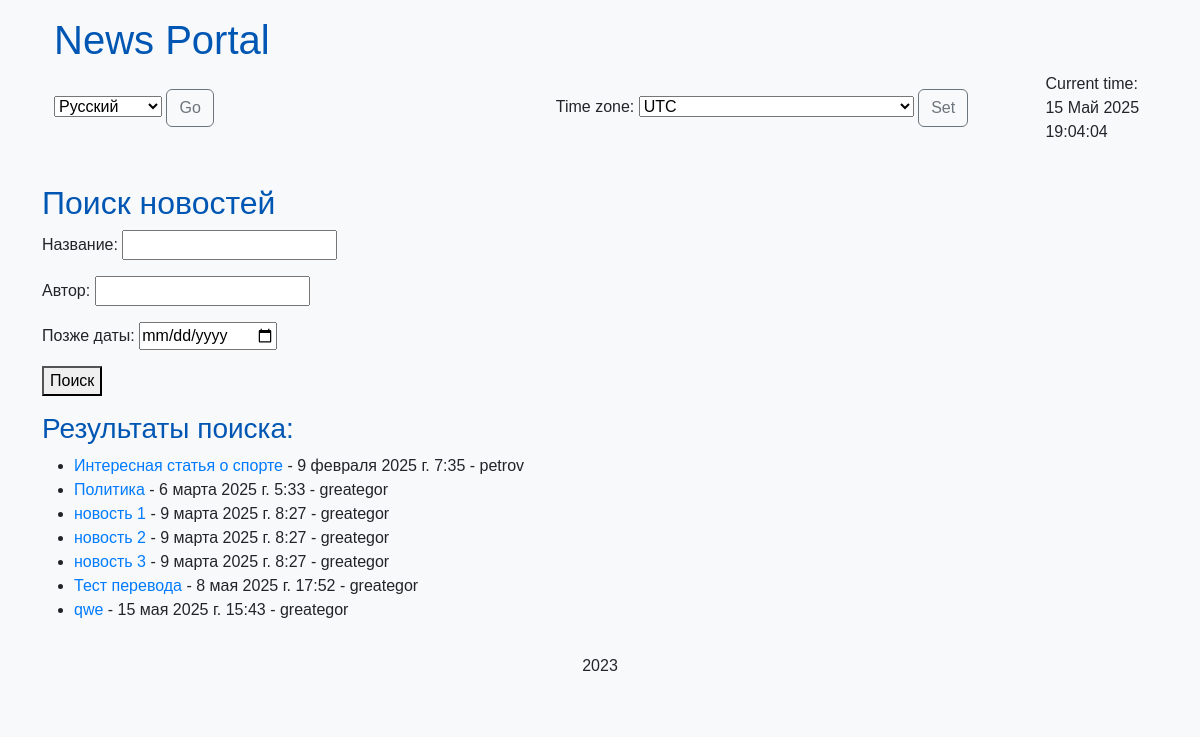
The app's page /news/search/ with its own data.
### news/models.py (models this page shows, shortened)
class Post(models.Model):
    objects = None
    ARTICLE = 'AR'
    NEWS = 'NW'
    POST_TYPES = [
        (ARTICLE, 'Article'),
        (NEWS, 'News'),
    ]
    author = models.ForeignKey('Author', on_delete=models.CASCADE)
    post_type = models.CharField(max_length=2, choices=POST_TYPES, default=NEWS)
    date_created = models.DateTimeField(auto_now_add=True)
    categories = models.ManyToManyField('Category', through='PostCategory')
    title = models.CharField(max_length=255)
    text = models.TextField()
    rating = models.IntegerField(default=0)

class Author(models.Model):
    objects = None
    user = models.OneToOneField(User, on_delete=models.CASCADE)
    rating = models.IntegerField(default=0)
    def __str__(self):  # Для удобства отображения в админке
        return f'{self.user.username}'

### news/views.py (the view)
# urls.py: path('news/search/', views.news_search, name='news_search'), #URL для поиска
def news_search(request):
    form = NewsSearchForm(request.GET)  # Заполняем форму данными из GET-запроса
    news = Post.objects.all()  # Получаем все новости (изначально)
    if form.is_valid():
        title = form.cleaned_data.get('title')
        author = form.cleaned_data.get('author')
        date_after = form.cleaned_data.get('date_after')
        if title:
            news = news.filter(title__icontains=title)  # Поиск по названию
        if author:
            news = news.filter(
                author__user__username__icontains=author)  # Поиск по автору (предполагается поле author в модели)
        if date_after:
            news = news.filter(date_created__gte=date_after)  # Дата позже указанной
    context = {
        'form': form,
        'news': news,
        'timezones': pytz.common_timezones, # Добавлено
        'current_time': timezone.now() # Добавлено
    }
    return render(request, 'news/news_search.html', context)

### news/forms.py
class NewsSearchForm(forms.Form):
    title = forms.CharField(label='Название', required=False)
    author = forms.CharField(label='Автор', required=False)
    date_after = forms.DateField(label='Позже даты', required=False, widget=forms.DateInput(attrs={'type': 'date'}))  # Указываем тип для HTML5
    def clean_date_after(self): # Если нужно, добавляем валидацию даты
        date_after = self.cleaned_data.get('date_after')
        return date_after

### templates/news/news_search.html (shortened to what this page needs)
{% extends 'default.html' %}
{% block content %}
    <h2>Поиск новостей</h2>
    <form method="get">
        {{ form.as_p }}
        <button type="submit">Поиск</button>
    </form>
    {% if news %}
        <h3>Результаты поиска:</h3>
        <ul>
            {% for item in news %}
                <li><a href="{% url 'news_detail' item.id %}">{{ item.title }}</a> - {{ item.date_created }} - {{ item.author }}</li>
            {% endfor %}
        </ul>
    {% else %}
        <p>Ничего не найдено.</p>
    {% endif %}
{% endblock %}

### news/static/news/css/styles.css (style rules this page uses)
body { font-family: 'Arial', sans-serif; background-color: #f8f9fa; text-size-adjust: 100%; }
h1, h2, h3 { color: #0056b3; }
a { color: #007bff; text-decoration: none; }

### records on screen
Post: title "Интересная статья о спорте", date_created "9 февраля 2025 г. 7:35", author "petrov"
Post: title "Политика", date_created "6 марта 2025 г. 5:33", author "greategor"
Post: title "новость 1", date_created "9 марта 2025 г. 8:27", author "greategor"
Post: title "новость 2", date_created "9 марта 2025 г. 8:27", author "greategor"
Post: title "новость 3", date_created "9 марта 2025 г. 8:27", author "greategor"
Post: title "Тест перевода", date_created "8 мая 2025 г. 17:52", author "greategor"
Post: title "qwe", date_created "15 мая 2025 г. 15:43", author "greategor"

### other values on screen
form field language "Русский"
form field timezone "UTC"
